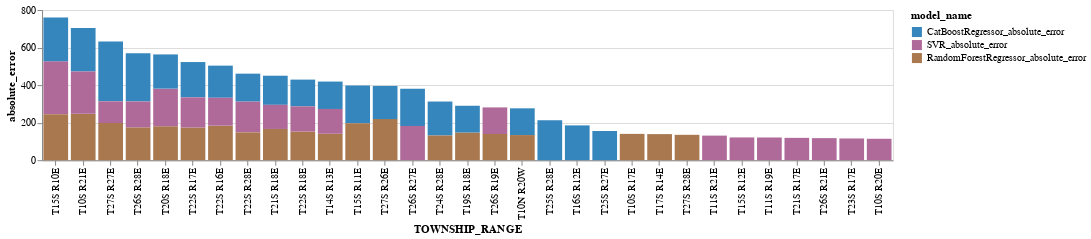

Notebook code for this chart:
### Markdown cell above
### Identify townships with the most error

### Code cell
errors_by_township_df, chart = chart_model_error_by_township(error_df, model_name_list, 20)
chart

### Figure 1 — Vega-Lite specification as saved in the notebook (floating-point values rounded to 4 significant figures)
{"config": {"view": {"continuousWidth": 400, "continuousHeight": 300}}, "data": {"name": "data-480433881a21a2f86a54fc5446e16768"}, "mark": {"type": "bar", "opacity": 1}, "encoding": {"color": {"field": "model_name", "scale": {"domain": ["CatBoostRegressor_absolute_error", "SVR_absolute_error", "RandomForestRegressor_absolute_error"], "range": ["#3586BD", "#AF6A9A", "#A9784F"]}, "type": "nominal"}, "tooltip": [{"field": "model_name", "type": "nominal"}, {"field": "absolute_error", "type": "quantitative"}, {"field": "TOWNSHIP_RANGE", "type": "nominal"}], "x": {"field": "TOWNSHIP_RANGE", "sort": "-y", "type": "nominal"}, "y": {"field": "absolute_error", "type": "quantitative"}}, "height": 150, "width": 850, "$schema": "https://vega.github.io/schema/vega-lite/v4.17.0.json", "datasets": {"data-480433881a21a2f86a54fc5446e16768": [{"TOWNSHIP_RANGE": "T27S R27E", "GSE_GWE_SHIFTED": 626.5, "model_name": "CatBoostRegressor_absolute_error", "absolute_error": 319.3}, {"TOWNSHIP_RANGE": "T15S R10E", "GSE_GWE_SHIFTED": 182.3, "model_name": "SVR_absolute_error", "absolute_error": 282.5}, {"TOWNSHIP_RANGE": "T26S R28E", "GSE_GWE_SHIFTED": 708.6, "model_name": "CatBoostRegressor_absolute_error", "absolute_error": 257.6}, {"TOWNSHIP_RANGE": "T10S R21E", "GSE_GWE_SHIFTED": 27.3, "model_name": "RandomForestRegressor_absolute_error", "absolute_error": 247.5}, {"TOWNSHIP_RANGE": "T15S R10E", "GSE_GWE_SHIFTED": 182.3, "model_name": "RandomForestRegressor_absolute_error", "absolute_error": 244.6}, {"TOWNSHIP_RANGE": "T15S R10E", "GSE_GWE_SHIFTED": 182.3, "model_name": "CatBoostRegressor_absolute_error", "absolute_error": 232.6}, {"TOWNSHIP_RANGE": "T10S R21E", "GSE_GWE_SHIFTED": 27.3, "model_name": "CatBoostRegressor_absolute_error", "absolute_error": 231.1}, {"TOWNSHIP_RANGE": "T10S R21E", "GSE_GWE_SHIFTED": 27.3, "model_name": "SVR_absolute_error", "absolute_error": 225.0}, {"TOWNSHIP_RANGE": "T27S R26E", "GSE_GWE_SHIFTED": 443.7, "model_name": "RandomForestRegressor_absolute_error", "absolute_error": 218.9}, {"TOWNSHIP_RANGE": "T25S R28E", "GSE_GWE_SHIFTED": 625.6, "model_name": "CatBoostRegressor_absolute_error", "absolute_error": 213.3}, {"TOWNSHIP_RANGE": "T20S R18E", "GSE_GWE_SHIFTED": 391.8, "model_name": "SVR_absolute_error", "absolute_error": 201.1}, {"TOWNSHIP_RANGE": "T15S R11E", "GSE_GWE_SHIFTED": 621.0, "model_name": "CatBoostRegressor_absolute_error", "absolute_error": 200.9}, {"TOWNSHIP_RANGE": "T26S R27E", "GSE_GWE_SHIFTED": 622.6, "model_name": "CatBoostRegressor_absolute_error", "absolute_error": 198.1}, {"TOWNSHIP_RANGE": "T27S R27E", "GSE_GWE_SHIFTED": 626.5, "model_name": "RandomForestRegressor_absolute_error", "absolute_error": 198.0}, {"TOWNSHIP_RANGE": "T15S R11E", "GSE_GWE_SHIFTED": 621.0, "model_name": "RandomForestRegressor_absolute_error", "absolute_error": 197.0}, {"TOWNSHIP_RANGE": "T22S R17E", "GSE_GWE_SHIFTED": 473.4, "model_name": "CatBoostRegressor_absolute_error", "absolute_error": 188.3}, {"TOWNSHIP_RANGE": "T16S R12E", "GSE_GWE_SHIFTED": 621.0, "model_name": "CatBoostRegressor_absolute_error", "absolute_error": 185.3}, {"TOWNSHIP_RANGE": "T22S R16E", "GSE_GWE_SHIFTED": 483.0, "model_name": "RandomForestRegressor_absolute_error", "absolute_error": 184.1}, {"TOWNSHIP_RANGE": "T26S R27E", "GSE_GWE_SHIFTED": 622.6, "model_name": "SVR_absolute_error", "absolute_error": 182.4}, {"TOWNSHIP_RANGE": "T20S R18E", "GSE_GWE_SHIFTED": 391.8, "model_name": "CatBoostRegressor_absolute_error", "absolute_error": 182.4}, {"TOWNSHIP_RANGE": "T24S R28E", "GSE_GWE_SHIFTED": 546.1, "model_name": "CatBoostRegressor_absolute_error", "absolute_error": 181.1}, {"TOWNSHIP_RANGE": "T20S R18E", "GSE_GWE_SHIFTED": 391.8, "model_name": "RandomForestRegressor_absolute_error", "absolute_error": 180.0}, {"TOWNSHIP_RANGE": "T27S R26E", "GSE_GWE_SHIFTED": 443.7, "model_name": "CatBoostRegressor_absolute_error", "absolute_error": 176.7}, {"TOWNSHIP_RANGE": "T26S R28E", "GSE_GWE_SHIFTED": 708.6, "model_name": "RandomForestRegressor_absolute_error", "absolute_error": 174.9}, {"TOWNSHIP_RANGE": "T22S R17E", "GSE_GWE_SHIFTED": 473.4, "model_name": "RandomForestRegressor_absolute_error", "absolute_error": 174.1}, {"TOWNSHIP_RANGE": "T22S R16E", "GSE_GWE_SHIFTED": 483.0, "model_name": "CatBoostRegressor_absolute_error", "absolute_error": 171.2}, {"TOWNSHIP_RANGE": "T21S R18E", "GSE_GWE_SHIFTED": 416.2, "model_name": "RandomForestRegressor_absolute_error", "absolute_error": 166.2}, {"TOWNSHIP_RANGE": "T22S R28E", "GSE_GWE_SHIFTED": 269.7, "model_name": "SVR_absolute_error", "absolute_error": 165.1}, {"TOWNSHIP_RANGE": "T22S R17E", "GSE_GWE_SHIFTED": 473.4, "model_name": "SVR_absolute_error", "absolute_error": 160.3}, {"TOWNSHIP_RANGE": "T25S R27E", "GSE_GWE_SHIFTED": 558.6, "model_name": "CatBoostRegressor_absolute_error", "absolute_error": 155.3}, {"TOWNSHIP_RANGE": "T21S R18E", "GSE_GWE_SHIFTED": 416.2, "model_name": "CatBoostRegressor_absolute_error", "absolute_error": 155.1}, {"TOWNSHIP_RANGE": "T22S R18E", "GSE_GWE_SHIFTED": 406.4, "model_name": "RandomForestRegressor_absolute_error", "absolute_error": 152.4}, {"TOWNSHIP_RANGE": "T22S R16E", "GSE_GWE_SHIFTED": 483.0, "model_name": "SVR_absolute_error", "absolute_error": 148.3}, {"TOWNSHIP_RANGE": "T22S R28E", "GSE_GWE_SHIFTED": 269.7, "model_name": "CatBoostRegressor_absolute_error", "absolute_error": 148.1}, {"TOWNSHIP_RANGE": "T22S R28E", "GSE_GWE_SHIFTED": 269.7, "model_name": "RandomForestRegressor_absolute_error", "absolute_error": 147.7}, {"TOWNSHIP_RANGE": "T19S R18E", "GSE_GWE_SHIFTED": 348.8, "model_name": "RandomForestRegressor_absolute_error", "absolute_error": 147.3}, {"TOWNSHIP_RANGE": "T14S R13E", "GSE_GWE_SHIFTED": 192.2, "model_name": "CatBoostRegressor_absolute_error", "absolute_error": 146.0}, {"TOWNSHIP_RANGE": "T19S R18E", "GSE_GWE_SHIFTED": 348.8, "model_name": "CatBoostRegressor_absolute_error", "absolute_error": 142.6}, {"TOWNSHIP_RANGE": "T10N R20W", "GSE_GWE_SHIFTED": 569.5, "model_name": "CatBoostRegressor_absolute_error", "absolute_error": 142.4}, {"TOWNSHIP_RANGE": "T22S R18E", "GSE_GWE_SHIFTED": 406.4, "model_name": "CatBoostRegressor_absolute_error", "absolute_error": 142.4}, {"TOWNSHIP_RANGE": "T26S R19E", "GSE_GWE_SHIFTED": 210.0, "model_name": "SVR_absolute_error", "absolute_error": 141.6}, {"TOWNSHIP_RANGE": "T14S R13E", "GSE_GWE_SHIFTED": 192.2, "model_name": "RandomForestRegressor_absolute_error", "absolute_error": 140.6}, {"TOWNSHIP_RANGE": "T10S R17E", "GSE_GWE_SHIFTED": 297.7, "model_name": "RandomForestRegressor_absolute_error", "absolute_error": 140.1}, {"TOWNSHIP_RANGE": "T26S R19E", "GSE_GWE_SHIFTED": 210.0, "model_name": "RandomForestRegressor_absolute_error", "absolute_error": 139.5}, {"TOWNSHIP_RANGE": "T17S R14E", "GSE_GWE_SHIFTED": 475.2, "model_name": "RandomForestRegressor_absolute_error", "absolute_error": 138.8}, {"TOWNSHIP_RANGE": "T26S R28E", "GSE_GWE_SHIFTED": 708.6, "model_name": "SVR_absolute_error", "absolute_error": 137.6}, {"TOWNSHIP_RANGE": "T27S R28E", "GSE_GWE_SHIFTED": 367.5, "model_name": "RandomForestRegressor_absolute_error", "absolute_error": 135.0}, {"TOWNSHIP_RANGE": "T22S R18E", "GSE_GWE_SHIFTED": 406.4, "model_name": "SVR_absolute_error", "absolute_error": 134.4}, {"TOWNSHIP_RANGE": "T10N R20W", "GSE_GWE_SHIFTED": 569.5, "model_name": "RandomForestRegressor_absolute_error", "absolute_error": 133.7}, {"TOWNSHIP_RANGE": "T14S R13E", "GSE_GWE_SHIFTED": 192.2, "model_name": "SVR_absolute_error", "absolute_error": 132.1}, {"TOWNSHIP_RANGE": "T24S R28E", "GSE_GWE_SHIFTED": 546.1, "model_name": "RandomForestRegressor_absolute_error", "absolute_error": 131.2}, {"TOWNSHIP_RANGE": "T11S R21E", "GSE_GWE_SHIFTED": 48.35, "model_name": "SVR_absolute_error", "absolute_error": 130.8}, {"TOWNSHIP_RANGE": "T21S R18E", "GSE_GWE_SHIFTED": 416.2, "model_name": "SVR_absolute_error", "absolute_error": 128.6}, {"TOWNSHIP_RANGE": "T15S R12E", "GSE_GWE_SHIFTED": 394.1, "model_name": "SVR_absolute_error", "absolute_error": 121.1}, {"TOWNSHIP_RANGE": "T11S R19E", "GSE_GWE_SHIFTED": 304.2, "model_name": "SVR_absolute_error", "absolute_error": 120.8}, {"TOWNSHIP_RANGE": "T21S R17E", "GSE_GWE_SHIFTED": 437.7, "model_name": "SVR_absolute_error", "absolute_error": 118.7}, {"TOWNSHIP_RANGE": "T26S R21E", "GSE_GWE_SHIFTED": 236.7, "model_name": "SVR_absolute_error", "absolute_error": 117.4}, {"TOWNSHIP_RANGE": "T23S R17E", "GSE_GWE_SHIFTED": 369.4, "model_name": "SVR_absolute_error", "absolute_error": 115.6}, {"TOWNSHIP_RANGE": "T27S R27E", "GSE_GWE_SHIFTED": 626.5, "model_name": "SVR_absolute_error", "absolute_error": 115.5}, {"TOWNSHIP_RANGE": "T10S R20E", "GSE_GWE_SHIFTED": 163.3, "model_name": "SVR_absolute_error", "absolute_error": 114.0}]}}
